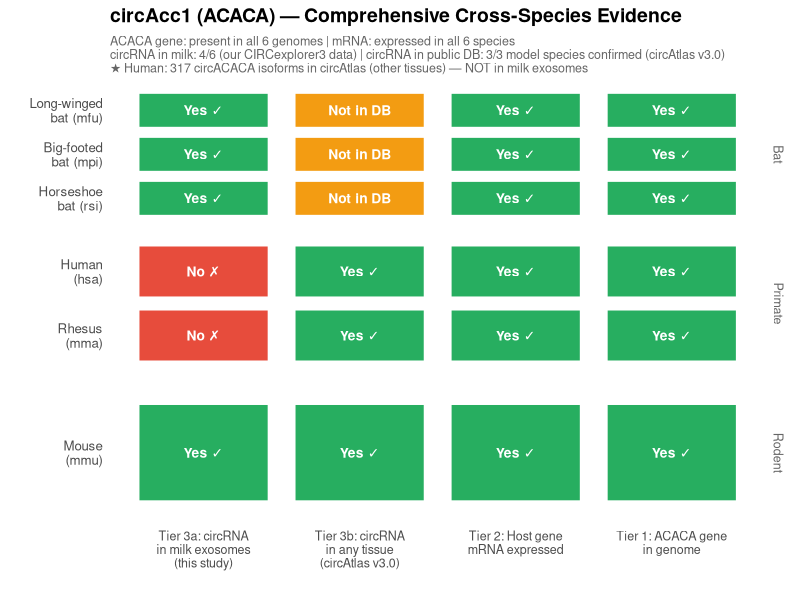
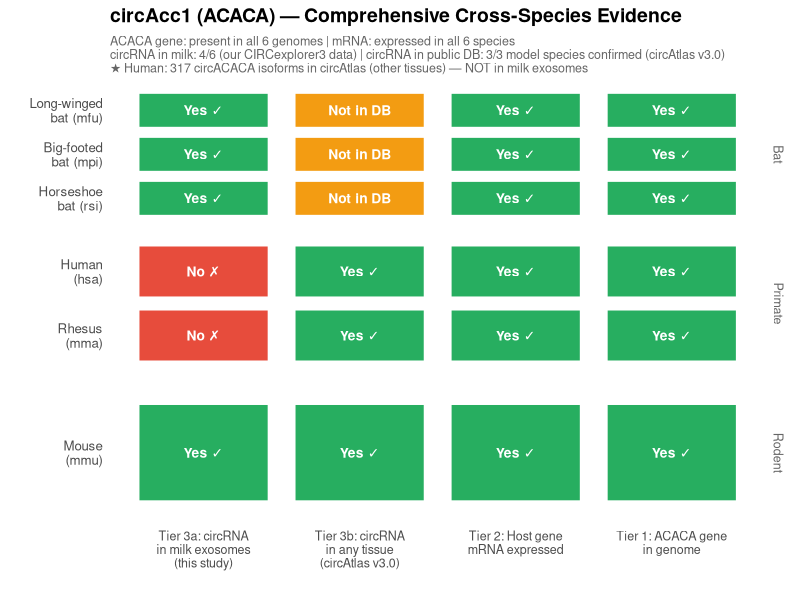
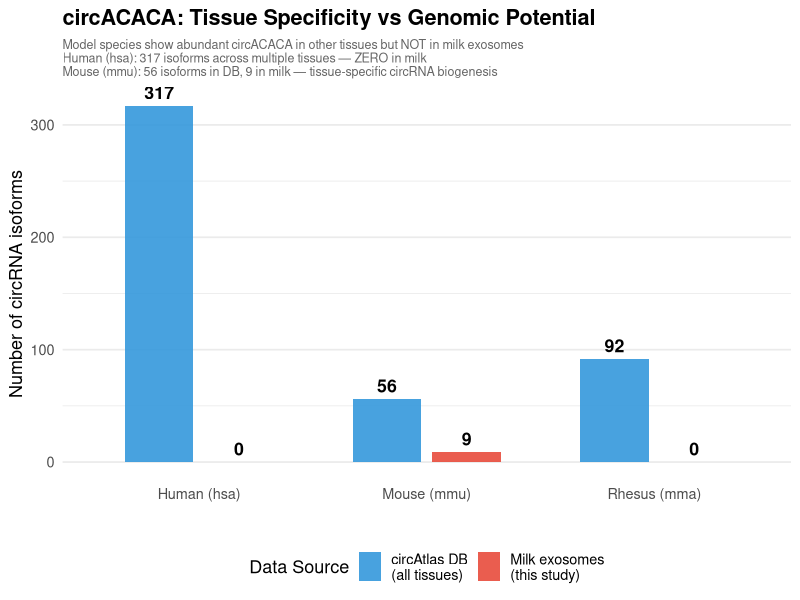
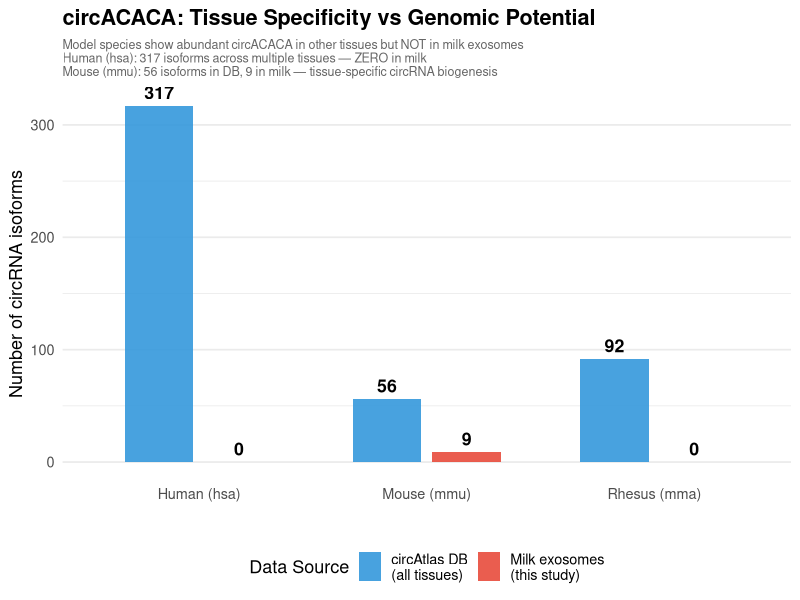

The R script that drew these images, in order:
# ============================================================
# Final: circAcc1 (ACACA) comprehensive evidence visualization
# Includes circAtlas v3.0 public database confirmation
# ============================================================

library(dplyr)
library(tidyr)
library(ggplot2)

setwd("D:/跨物种筛选保守circRNA")
dir.create("New-analysis/figures", showWarnings = FALSE, recursive = TRUE)

cat("========== circAcc1 Comprehensive Evidence ==========\n\n")

# ---- Build final evidence matrix ----
# Sources:
#   Tier 1: GFF3/GTF genome annotation (our analysis)
#   Tier 2: polyA mRNA / GTEx / Ensembl
#   Tier 3a: circRNA in milk exosomes (our CIRCexplorer3 data)
#   Tier 3b: circRNA in ANY tissue (circAtlas v3.0, ngdc.cncb.ac.cn/circatlas/)

evidence <- data.frame(
  species     = c("hsa", "mma", "mmu", "mfu", "mpi", "rsi"),
  s_label     = c("Human\n(hsa)", "Rhesus\n(mma)", "Mouse\n(mmu)",
                  "Long-winged\nbat (mfu)", "Big-footed\nbat (mpi)", "Horseshoe\nbat (rsi)"),
  category    = c("Primate", "Primate", "Rodent", "Bat", "Bat", "Bat"),

  # Tier 1
  gene_genome = c(TRUE, TRUE, TRUE, TRUE, TRUE, TRUE),
  gene_info   = c("chr17, ENSG00000278540", "chr16, ENSMMUG00000009349",
                  "chr11, ENSMUSG00000020532", "scaffold0019, ENSMFUG00019034613243",
                  "scaffold0021, ENSMPIG00021061614243", "NW_017739011.1, gene-ACACA"),

  # Tier 2
  mrna_expr   = c(TRUE, TRUE, TRUE, TRUE, TRUE, TRUE),
  mrna_info   = c("GTEx: ubiquitously expressed", "GTEx: ubiquitously expressed",
                  "GTEx: ubiquitously expressed",
                  "polyA RNA: 2455,1530,1581 counts (mean=1889)",
                  "polyA RNA: 3728,3863,2692 counts (mean=3428)",
                  "RefSeq annotation"),

  # Tier 3a: our milk exosome data
  circ_milk   = c(FALSE, FALSE, TRUE, TRUE, TRUE, TRUE),
  circ_n_iso  = c(0, 0, 9, 6, 1, 8),

  # Tier 3b: circAtlas public database
  circ_atlas  = c(TRUE, TRUE, TRUE, NA, NA, NA),
  circ_atlas_n = c(317, 92, 56, NA, NA, NA),

  stringsAsFactors = FALSE
)

# Derive final conclusion
evidence$final_status <- with(evidence,
  ifelse(circ_milk, "circRNA in milk (our data)",
  ifelse(circ_atlas, "circRNA in other tissues (circAtlas)", "No public data")))

evidence$final_status[evidence$species %in% c("mfu","mpi","rsi") &
                       !evidence$circ_milk] <- "Data pending"

# Print summary
cat("Species summary:\n")
for (i in seq_len(nrow(evidence))) {
  e <- evidence[i, ]
  cat(sprintf("  %s: gene=%s | mRNA=YES | circRNA_milk=%s(%d isoforms) | circAtlas=%s(%s isoforms)\n",
      e$species,
      if(e$gene_genome) "YES" else "NO",
      if(e$circ_milk) "YES" else "NO", e$circ_n_iso,
      if(is.na(e$circ_atlas)) "N/A" else if(e$circ_atlas) "YES" else "NO",
      if(is.na(e$circ_atlas_n)) "N/A" else e$circ_atlas_n))
}

write.csv(evidence, "New-analysis/acaca_final_evidence.csv", row.names = FALSE)
cat("\nSaved: New-analysis/acaca_final_evidence.csv\n")

# ---- Figure: Four-tier comprehensive evidence ----
cat("\nCreating comprehensive figure...\n")

ev_long <- evidence %>%
  select(s_label, category, gene_genome, mrna_expr, circ_milk, circ_atlas) %>%
  pivot_longer(cols = c(gene_genome, mrna_expr, circ_milk, circ_atlas),
               names_to = "tier", values_to = "status")

ev_long$tier <- factor(ev_long$tier,
  levels = c("circ_milk", "circ_atlas", "mrna_expr", "gene_genome"),
  labels = c("Tier 3a: circRNA\nin milk exosomes\n(this study)",
             "Tier 3b: circRNA\nin any tissue\n(circAtlas v3.0)",
             "Tier 2: Host gene\nmRNA expressed",
             "Tier 1: ACACA gene\nin genome"))

ev_long$s_label <- factor(ev_long$s_label,
  levels = rev(c("Human\n(hsa)", "Rhesus\n(mma)", "Mouse\n(mmu)",
                 "Long-winged\nbat (mfu)", "Big-footed\nbat (mpi)",
                 "Horseshoe\nbat (rsi)")))

ev_long$status_label <- ifelse(is.na(ev_long$status), "No data",
                        ifelse(ev_long$status, "Yes ✓", "No ✗"))
ev_long$status_label[ev_long$tier == "Tier 3b: circRNA\nin any tissue\n(circAtlas v3.0)" &
                      ev_long$s_label %in% c("Long-winged\nbat (mfu)",
                                             "Big-footed\nbat (mpi)",
                                             "Horseshoe\nbat (rsi)")] <- "Not in DB"

# Color scale
fill_colors <- c(
  "Yes ✓"    = "#27AE60",
  "No ✗"     = "#E74C3C",
  "No data"  = "#BDC3C7",
  "Not in DB" = "#F39C12"
)

p <- ggplot(ev_long, aes(x = tier, y = s_label, fill = status_label)) +
  geom_tile(color = "white", linewidth = 1.5, width = 0.85, height = 0.85) +
  geom_text(aes(label = status_label), size = 3.5, color = "white", fontface = "bold") +
  scale_fill_manual(values = fill_colors, guide = "none") +
  facet_wrap(~ category, scales = "free_y", ncol = 1, strip.position = "right") +
  labs(
    title = "circAcc1 (ACACA) — Comprehensive Cross-Species Evidence",
    subtitle = paste0(
      "ACACA gene: present in all 6 genomes | mRNA: expressed in all 6 species\n",
      "circRNA in milk: 4/6 (our CIRCexplorer3 data) | ",
      "circRNA in public DB: 3/3 model species confirmed (circAtlas v3.0)\n",
      "★ Human: 317 circACACA isoforms in circAtlas (other tissues) — NOT in milk exosomes"
    ),
    x = "", y = ""
  ) +
  theme_minimal(base_size = 12) +
  theme(
    panel.grid = element_blank(),
    strip.text = element_text(size = 9, color = "gray40"),
    plot.title = element_text(face = "bold", size = 14),
    plot.subtitle = element_text(size = 9, color = "gray40"),
    axis.text.x = element_text(size = 9, angle = 0, hjust = 0.5)
  )

ggsave("New-analysis/figures/acaca_final_evidence.pdf", p, width = 10, height = 6)
ggsave("New-analysis/figures/acaca_final_evidence.png", p, width = 10, height = 6, dpi = 150)
cat("  Saved: figures/acaca_final_evidence.pdf/png\n")

# ---- Figure 2: circAtlas isoform count comparison ----
cat("\nCreating circAtlas isoform comparison...\n")

atlas_df <- evidence[evidence$species %in% c("hsa","mma","mmu"), ] %>%
  select(species = s_label, category, circ_atlas_n, circ_n_iso) %>%
  mutate(species = gsub("\n", " ", species, fixed = TRUE))

atlas_long <- atlas_df %>%
  pivot_longer(cols = c(circ_atlas_n, circ_n_iso),
               names_to = "source", values_to = "n_isoforms")
atlas_long$source <- factor(atlas_long$source,
  levels = c("circ_atlas_n", "circ_n_iso"),
  labels = c("circAtlas DB\n(all tissues)", "Milk exosomes\n(this study)"))

p2 <- ggplot(atlas_long, aes(x = species, y = n_isoforms, fill = source)) +
  geom_col(position = position_dodge(width = 0.7), width = 0.6, alpha = 0.9) +
  geom_text(aes(label = n_isoforms),
            position = position_dodge(width = 0.7), vjust = -0.5, size = 4.5,
            fontface = "bold") +
  scale_fill_manual(values = c("circAtlas DB\n(all tissues)" = "#3498DB",
                                "Milk exosomes\n(this study)" = "#E74C3C")) +
  labs(title = "circACACA: Tissue Specificity vs Genomic Potential",
       subtitle = paste0(
         "Model species show abundant circACACA in other tissues but NOT in milk exosomes\n",
         "Human (hsa): 317 isoforms across multiple tissues — ZERO in milk\n",
         "Mouse (mmu): 56 isoforms in DB, 9 in milk — tissue-specific circRNA biogenesis"
       ),
       x = "", y = "Number of circRNA isoforms",
       fill = "Data Source") +
  theme_minimal(base_size = 13) +
  theme(legend.position = "bottom",
        panel.grid.major.x = element_blank(),
        plot.title = element_text(face = "bold"),
        plot.subtitle = element_text(size = 9, color = "gray40"))

ggsave("New-analysis/figures/acaca_atlas_comparison.pdf", p2, width = 8, height = 5.5)
ggsave("New-analysis/figures/acaca_atlas_comparison.png", p2, width = 8, height = 5.5, dpi = 150)
cat("  Saved: figures/acaca_atlas_comparison.pdf/png\n")

cat("\n========== All done! ==========\n")
